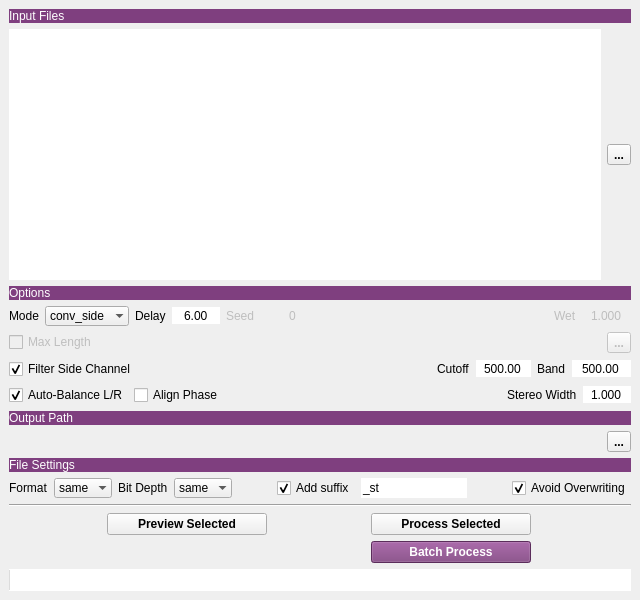
<?xml version="1.0" encoding="UTF-8"?>
<ui version="4.0">
 <class>st_tool_mw</class>
 <widget class="QMainWindow" name="st_tool_mw">
  <property name="geometry">
   <rect>
    <x>0</x>
    <y>0</y>
    <width>640</width>
    <height>600</height>
   </rect>
  </property>
  <property name="windowTitle">
   <string>Stereo Tool</string>
  </property>
  <property name="locale">
   <locale language="English" country="UnitedStates"/>
  </property>
  <widget class="QWidget" name="centralwidget">
   <layout class="QVBoxLayout" name="verticalLayout">
    <item>
     <widget class="QLabel" name="files_title_l">
      <property name="sizePolicy">
       <sizepolicy hsizetype="Minimum" vsizetype="Fixed">
        <horstretch>0</horstretch>
        <verstretch>0</verstretch>
       </sizepolicy>
      </property>
      <property name="minimumSize">
       <size>
        <width>64</width>
        <height>0</height>
       </size>
      </property>
      <property name="styleSheet">
       <string notr="true">background-color: rgb(127, 63, 127);
color: rgb(255, 255, 255);</string>
      </property>
      <property name="text">
       <string>Input Files</string>
      </property>
     </widget>
    </item>
    <item>
     <layout class="QHBoxLayout" name="files_lyt">
      <item>
       <widget class="QListWidget" name="files_lw">
        <property name="toolTip">
         <string>Drag and drop files or directories
Right click for context actions
Double-click to play</string>
        </property>
        <property name="frameShape">
         <enum>QFrame::NoFrame</enum>
        </property>
        <property name="dragDropMode">
         <enum>QAbstractItemView::DropOnly</enum>
        </property>
        <property name="selectionMode">
         <enum>QAbstractItemView::ExtendedSelection</enum>
        </property>
       </widget>
      </item>
      <item>
       <widget class="QToolButton" name="set_files_tb">
        <property name="font">
         <font>
          <weight>75</weight>
          <bold>true</bold>
         </font>
        </property>
        <property name="toolTip">
         <string>Set files to process</string>
        </property>
        <property name="text">
         <string>...</string>
        </property>
       </widget>
      </item>
     </layout>
    </item>
    <item>
     <widget class="QLabel" name="options_title_l">
      <property name="sizePolicy">
       <sizepolicy hsizetype="Minimum" vsizetype="Fixed">
        <horstretch>0</horstretch>
        <verstretch>0</verstretch>
       </sizepolicy>
      </property>
      <property name="minimumSize">
       <size>
        <width>64</width>
        <height>0</height>
       </size>
      </property>
      <property name="styleSheet">
       <string notr="true">background-color: rgb(127, 63, 127);
color: rgb(255, 255, 255);</string>
      </property>
      <property name="text">
       <string>Options</string>
      </property>
     </widget>
    </item>
    <item>
     <layout class="QHBoxLayout" name="st_mode_lyt">
      <item>
       <widget class="QLabel" name="mode_l">
        <property name="text">
         <string>Mode</string>
        </property>
       </widget>
      </item>
      <item>
       <widget class="QComboBox" name="st_mode_cmb">
        <property name="sizePolicy">
         <sizepolicy hsizetype="Minimum" vsizetype="Fixed">
          <horstretch>0</horstretch>
          <verstretch>0</verstretch>
         </sizepolicy>
        </property>
        <property name="toolTip">
         <string>Mode used to for pseudo-stereo effect

'haas'	apply delay to side channel
'velvet'	convolve side channel with a velvet noise with increasing delay between impulses (typically weaker than haas)
'convolve'	apply a stereo imaging impulse response
'conv_side'	convolve the side channel using the side channel of an impulse response (default)

NOTE: 'haas' and 'velvet' modes are inspired by Ozone Stereo Imager module and behave roughly the same</string>
        </property>
        <property name="currentIndex">
         <number>3</number>
        </property>
        <property name="frame">
         <bool>false</bool>
        </property>
        <item>
         <property name="text">
          <string>haas</string>
         </property>
        </item>
        <item>
         <property name="text">
          <string>velvet</string>
         </property>
        </item>
        <item>
         <property name="text">
          <string>convolve</string>
         </property>
        </item>
        <item>
         <property name="text">
          <string>conv_side</string>
         </property>
        </item>
       </widget>
      </item>
      <item>
       <widget class="QLabel" name="delay_l">
        <property name="text">
         <string>Delay</string>
        </property>
       </widget>
      </item>
      <item>
       <widget class="QDoubleSpinBox" name="delay_dsb">
        <property name="minimumSize">
         <size>
          <width>48</width>
          <height>0</height>
         </size>
        </property>
        <property name="toolTip">
         <string>Pseudo-Stereo delay in in ms</string>
        </property>
        <property name="frame">
         <bool>false</bool>
        </property>
        <property name="alignment">
         <set>Qt::AlignCenter</set>
        </property>
        <property name="buttonSymbols">
         <enum>QAbstractSpinBox::NoButtons</enum>
        </property>
        <property name="maximum">
         <double>30.000000000000000</double>
        </property>
        <property name="value">
         <double>6.000000000000000</double>
        </property>
       </widget>
      </item>
      <item>
       <widget class="QLabel" name="seed_l">
        <property name="enabled">
         <bool>false</bool>
        </property>
        <property name="text">
         <string>Seed</string>
        </property>
       </widget>
      </item>
      <item>
       <widget class="QSpinBox" name="seed_sb">
        <property name="enabled">
         <bool>false</bool>
        </property>
        <property name="minimumSize">
         <size>
          <width>64</width>
          <height>0</height>
         </size>
        </property>
        <property name="toolTip">
         <string>Velvet noise seed (-1 to randomize for each file)</string>
        </property>
        <property name="frame">
         <bool>false</bool>
        </property>
        <property name="alignment">
         <set>Qt::AlignCenter</set>
        </property>
        <property name="buttonSymbols">
         <enum>QAbstractSpinBox::NoButtons</enum>
        </property>
        <property name="minimum">
         <number>-1</number>
        </property>
        <property name="maximum">
         <number>99999</number>
        </property>
        <property name="value">
         <number>0</number>
        </property>
       </widget>
      </item>
      <item>
       <spacer name="horizontalSpacer_3">
        <property name="orientation">
         <enum>Qt::Horizontal</enum>
        </property>
        <property name="sizeHint" stdset="0">
         <size>
          <width>40</width>
          <height>20</height>
         </size>
        </property>
       </spacer>
      </item>
      <item>
       <widget class="QLabel" name="wet_l">
        <property name="enabled">
         <bool>false</bool>
        </property>
        <property name="text">
         <string>Wet</string>
        </property>
       </widget>
      </item>
      <item>
       <widget class="QDoubleSpinBox" name="wet_dsb">
        <property name="enabled">
         <bool>false</bool>
        </property>
        <property name="minimumSize">
         <size>
          <width>48</width>
          <height>0</height>
         </size>
        </property>
        <property name="toolTip">
         <string>Convolution effect wet level

TIP : Reduce wetness then increase (compensate) stereo width
to benefit from enhanced stereo but with reduced hall/room effect</string>
        </property>
        <property name="frame">
         <bool>false</bool>
        </property>
        <property name="alignment">
         <set>Qt::AlignCenter</set>
        </property>
        <property name="buttonSymbols">
         <enum>QAbstractSpinBox::NoButtons</enum>
        </property>
        <property name="decimals">
         <number>3</number>
        </property>
        <property name="maximum">
         <double>1.000000000000000</double>
        </property>
        <property name="singleStep">
         <double>0.100000000000000</double>
        </property>
        <property name="value">
         <double>1.000000000000000</double>
        </property>
       </widget>
      </item>
     </layout>
    </item>
    <item>
     <layout class="QHBoxLayout" name="ir_path_lyt">
      <item>
       <widget class="QCheckBox" name="mxlen_cb">
        <property name="enabled">
         <bool>false</bool>
        </property>
        <property name="sizePolicy">
         <sizepolicy hsizetype="Fixed" vsizetype="Fixed">
          <horstretch>0</horstretch>
          <verstretch>0</verstretch>
         </sizepolicy>
        </property>
        <property name="toolTip">
         <string>Extend length so convolution tail is not cut</string>
        </property>
        <property name="text">
         <string>Max Length</string>
        </property>
       </widget>
      </item>
      <item>
       <widget class="QLabel" name="ir_path_l">
        <property name="enabled">
         <bool>false</bool>
        </property>
        <property name="sizePolicy">
         <sizepolicy hsizetype="Expanding" vsizetype="Preferred">
          <horstretch>0</horstretch>
          <verstretch>0</verstretch>
         </sizepolicy>
        </property>
        <property name="toolTip">
         <string>Path to IR used for 'convolve' and 'conv_side' modes

Right click to choose between provided dolby headphones IR
DH1 is designed to sound as a home theater setup (average effect)
DH2 is designed to sound like a medium-sized room (more subtle effect)
DH3 sounds like a large theater (strongest effect)</string>
        </property>
        <property name="text">
         <string/>
        </property>
       </widget>
      </item>
      <item>
       <widget class="QToolButton" name="set_ir_path_tb">
        <property name="enabled">
         <bool>false</bool>
        </property>
        <property name="font">
         <font>
          <weight>75</weight>
          <bold>true</bold>
         </font>
        </property>
        <property name="toolTip">
         <string>Set IR to use for convolution</string>
        </property>
        <property name="text">
         <string>...</string>
        </property>
       </widget>
      </item>
     </layout>
    </item>
    <item>
     <layout class="QHBoxLayout" name="filter_side_lyt">
      <item>
       <widget class="QCheckBox" name="filter_side_cb">
        <property name="toolTip">
         <string>Filter side channel
High pass to remove stereo effect in bass range (Band &gt; 0)
Low pass to tighten stereo effect (Band &lt; 0)</string>
        </property>
        <property name="text">
         <string>Filter Side Channel</string>
        </property>
        <property name="checked">
         <bool>true</bool>
        </property>
       </widget>
      </item>
      <item>
       <spacer name="horizontalSpacer">
        <property name="orientation">
         <enum>Qt::Horizontal</enum>
        </property>
        <property name="sizeHint" stdset="0">
         <size>
          <width>40</width>
          <height>20</height>
         </size>
        </property>
       </spacer>
      </item>
      <item>
       <widget class="QWidget" name="filter_side_wid" native="true">
        <layout class="QHBoxLayout" name="horizontalLayout_7">
         <property name="leftMargin">
          <number>0</number>
         </property>
         <property name="topMargin">
          <number>0</number>
         </property>
         <property name="rightMargin">
          <number>0</number>
         </property>
         <property name="bottomMargin">
          <number>0</number>
         </property>
         <item>
          <widget class="QLabel" name="cutoff_l">
           <property name="text">
            <string>Cutoff</string>
           </property>
          </widget>
         </item>
         <item>
          <widget class="QDoubleSpinBox" name="cutoff_dsb">
           <property name="minimumSize">
            <size>
             <width>48</width>
             <height>0</height>
            </size>
           </property>
           <property name="toolTip">
            <string>Cutoff frequency</string>
           </property>
           <property name="frame">
            <bool>false</bool>
           </property>
           <property name="alignment">
            <set>Qt::AlignCenter</set>
           </property>
           <property name="buttonSymbols">
            <enum>QAbstractSpinBox::NoButtons</enum>
           </property>
           <property name="maximum">
            <double>20000.000000000000000</double>
           </property>
           <property name="value">
            <double>500.000000000000000</double>
           </property>
          </widget>
         </item>
         <item>
          <widget class="QLabel" name="band_l">
           <property name="text">
            <string>Band</string>
           </property>
          </widget>
         </item>
         <item>
          <widget class="QDoubleSpinBox" name="band_dsb">
           <property name="minimumSize">
            <size>
             <width>48</width>
             <height>0</height>
            </size>
           </property>
           <property name="toolTip">
            <string>Transition band width
Positive : High pass filter
Negative : Low pass filter</string>
           </property>
           <property name="frame">
            <bool>false</bool>
           </property>
           <property name="alignment">
            <set>Qt::AlignCenter</set>
           </property>
           <property name="buttonSymbols">
            <enum>QAbstractSpinBox::NoButtons</enum>
           </property>
           <property name="minimum">
            <double>-20000.000000000000000</double>
           </property>
           <property name="maximum">
            <double>20000.000000000000000</double>
           </property>
           <property name="value">
            <double>500.000000000000000</double>
           </property>
          </widget>
         </item>
        </layout>
       </widget>
      </item>
     </layout>
    </item>
    <item>
     <layout class="QHBoxLayout" name="balance_lyt">
      <item>
       <widget class="QWidget" name="balance_wid" native="true">
        <layout class="QHBoxLayout" name="horizontalLayout">
         <property name="leftMargin">
          <number>0</number>
         </property>
         <property name="topMargin">
          <number>0</number>
         </property>
         <property name="rightMargin">
          <number>0</number>
         </property>
         <property name="bottomMargin">
          <number>0</number>
         </property>
         <item>
          <widget class="QCheckBox" name="balance_cb">
           <property name="toolTip">
            <string>Rebalance left and right channel so audio feels centered
Recommanded, especially with 'velvet' mode</string>
           </property>
           <property name="text">
            <string>Auto-Balance L/R</string>
           </property>
           <property name="checked">
            <bool>true</bool>
           </property>
          </widget>
         </item>
         <item>
          <widget class="QCheckBox" name="align_phase_cb">
           <property name="toolTip">
            <string>Align phase of L/R channels
May improve centering
non-reversible</string>
           </property>
           <property name="text">
            <string>Align Phase</string>
           </property>
          </widget>
         </item>
        </layout>
       </widget>
      </item>
      <item>
       <spacer name="horizontalSpacer_5">
        <property name="orientation">
         <enum>Qt::Horizontal</enum>
        </property>
        <property name="sizeHint" stdset="0">
         <size>
          <width>40</width>
          <height>20</height>
         </size>
        </property>
       </spacer>
      </item>
      <item>
       <widget class="QLabel" name="width_l">
        <property name="text">
         <string>Stereo Width</string>
        </property>
       </widget>
      </item>
      <item>
       <widget class="QDoubleSpinBox" name="width_dsb">
        <property name="minimumSize">
         <size>
          <width>48</width>
          <height>0</height>
         </size>
        </property>
        <property name="toolTip">
         <string>Stereo Width</string>
        </property>
        <property name="frame">
         <bool>false</bool>
        </property>
        <property name="alignment">
         <set>Qt::AlignCenter</set>
        </property>
        <property name="buttonSymbols">
         <enum>QAbstractSpinBox::NoButtons</enum>
        </property>
        <property name="decimals">
         <number>3</number>
        </property>
        <property name="maximum">
         <double>8.000000000000000</double>
        </property>
        <property name="singleStep">
         <double>0.100000000000000</double>
        </property>
        <property name="value">
         <double>1.000000000000000</double>
        </property>
       </widget>
      </item>
     </layout>
    </item>
    <item>
     <widget class="QLabel" name="output_path_title_l">
      <property name="sizePolicy">
       <sizepolicy hsizetype="Minimum" vsizetype="Fixed">
        <horstretch>0</horstretch>
        <verstretch>0</verstretch>
       </sizepolicy>
      </property>
      <property name="minimumSize">
       <size>
        <width>64</width>
        <height>0</height>
       </size>
      </property>
      <property name="styleSheet">
       <string notr="true">background-color: rgb(127, 63, 127);
color: rgb(255, 255, 255);</string>
      </property>
      <property name="text">
       <string>Output Path</string>
      </property>
     </widget>
    </item>
    <item>
     <layout class="QHBoxLayout" name="output_path_lyt">
      <item>
       <widget class="QLabel" name="output_path_l">
        <property name="sizePolicy">
         <sizepolicy hsizetype="Minimum" vsizetype="Fixed">
          <horstretch>0</horstretch>
          <verstretch>0</verstretch>
         </sizepolicy>
        </property>
        <property name="text">
         <string/>
        </property>
       </widget>
      </item>
      <item>
       <widget class="QToolButton" name="set_output_path_tb">
        <property name="font">
         <font>
          <weight>75</weight>
          <bold>true</bold>
         </font>
        </property>
        <property name="toolTip">
         <string>Set output path
Process files in their respective directory if empty</string>
        </property>
        <property name="text">
         <string>...</string>
        </property>
       </widget>
      </item>
     </layout>
    </item>
    <item>
     <widget class="QLabel" name="settings_title_l">
      <property name="sizePolicy">
       <sizepolicy hsizetype="Minimum" vsizetype="Fixed">
        <horstretch>0</horstretch>
        <verstretch>0</verstretch>
       </sizepolicy>
      </property>
      <property name="minimumSize">
       <size>
        <width>64</width>
        <height>0</height>
       </size>
      </property>
      <property name="styleSheet">
       <string notr="true">background-color: rgb(127, 63, 127);
color: rgb(255, 255, 255);</string>
      </property>
      <property name="text">
       <string>File Settings</string>
      </property>
     </widget>
    </item>
    <item>
     <layout class="QHBoxLayout" name="file_settings_lyt">
      <item>
       <widget class="QLabel" name="label_2">
        <property name="sizePolicy">
         <sizepolicy hsizetype="Preferred" vsizetype="Fixed">
          <horstretch>0</horstretch>
          <verstretch>0</verstretch>
         </sizepolicy>
        </property>
        <property name="text">
         <string>Format</string>
        </property>
       </widget>
      </item>
      <item>
       <widget class="QComboBox" name="format_cmb">
        <property name="sizePolicy">
         <sizepolicy hsizetype="Minimum" vsizetype="Fixed">
          <horstretch>0</horstretch>
          <verstretch>0</verstretch>
         </sizepolicy>
        </property>
        <property name="toolTip">
         <string>flac only allows integer format up to 24 bits
Use wav for 32 bits float</string>
        </property>
        <property name="currentIndex">
         <number>0</number>
        </property>
        <property name="frame">
         <bool>false</bool>
        </property>
        <item>
         <property name="text">
          <string>same</string>
         </property>
        </item>
        <item>
         <property name="text">
          <string>wav</string>
         </property>
        </item>
        <item>
         <property name="text">
          <string>flac</string>
         </property>
        </item>
       </widget>
      </item>
      <item>
       <widget class="QLabel" name="bd_l">
        <property name="sizePolicy">
         <sizepolicy hsizetype="Fixed" vsizetype="Fixed">
          <horstretch>0</horstretch>
          <verstretch>0</verstretch>
         </sizepolicy>
        </property>
        <property name="text">
         <string>Bit Depth</string>
        </property>
       </widget>
      </item>
      <item>
       <widget class="QComboBox" name="bitdepth_cmb">
        <property name="sizePolicy">
         <sizepolicy hsizetype="Minimum" vsizetype="Fixed">
          <horstretch>0</horstretch>
          <verstretch>0</verstretch>
         </sizepolicy>
        </property>
        <property name="currentIndex">
         <number>0</number>
        </property>
        <property name="frame">
         <bool>false</bool>
        </property>
        <item>
         <property name="text">
          <string>same</string>
         </property>
        </item>
        <item>
         <property name="text">
          <string>16</string>
         </property>
        </item>
        <item>
         <property name="text">
          <string>24</string>
         </property>
        </item>
        <item>
         <property name="text">
          <string>32</string>
         </property>
        </item>
       </widget>
      </item>
      <item>
       <spacer name="horizontalSpacer_2">
        <property name="orientation">
         <enum>Qt::Horizontal</enum>
        </property>
        <property name="sizeHint" stdset="0">
         <size>
          <width>40</width>
          <height>20</height>
         </size>
        </property>
       </spacer>
      </item>
      <item>
       <widget class="QCheckBox" name="add_suffix_cb">
        <property name="sizePolicy">
         <sizepolicy hsizetype="Fixed" vsizetype="Fixed">
          <horstretch>0</horstretch>
          <verstretch>0</verstretch>
         </sizepolicy>
        </property>
        <property name="text">
         <string>Add suffix</string>
        </property>
        <property name="checked">
         <bool>true</bool>
        </property>
       </widget>
      </item>
      <item>
       <widget class="QLineEdit" name="suffix_le">
        <property name="sizePolicy">
         <sizepolicy hsizetype="Fixed" vsizetype="Fixed">
          <horstretch>0</horstretch>
          <verstretch>0</verstretch>
         </sizepolicy>
        </property>
        <property name="toolTip">
         <string>Suffix added to the base name</string>
        </property>
        <property name="text">
         <string>_st</string>
        </property>
        <property name="maxLength">
         <number>16</number>
        </property>
        <property name="frame">
         <bool>false</bool>
        </property>
       </widget>
      </item>
      <item>
       <spacer name="horizontalSpacer_4">
        <property name="orientation">
         <enum>Qt::Horizontal</enum>
        </property>
        <property name="sizeHint" stdset="0">
         <size>
          <width>40</width>
          <height>20</height>
         </size>
        </property>
       </spacer>
      </item>
      <item>
       <widget class="QCheckBox" name="no_overwriting_cb">
        <property name="toolTip">
         <string>Avoid overwriting original files by moving them to a backup directory</string>
        </property>
        <property name="text">
         <string>Avoid Overwriting</string>
        </property>
        <property name="checked">
         <bool>true</bool>
        </property>
       </widget>
      </item>
     </layout>
    </item>
    <item>
     <widget class="Line" name="line">
      <property name="orientation">
       <enum>Qt::Horizontal</enum>
      </property>
     </widget>
    </item>
    <item>
     <layout class="QGridLayout" name="buttons_lyt">
      <item row="0" column="1">
       <widget class="QPushButton" name="process_sel_pb">
        <property name="sizePolicy">
         <sizepolicy hsizetype="Fixed" vsizetype="Fixed">
          <horstretch>0</horstretch>
          <verstretch>0</verstretch>
         </sizepolicy>
        </property>
        <property name="minimumSize">
         <size>
          <width>160</width>
          <height>0</height>
         </size>
        </property>
        <property name="font">
         <font>
          <weight>75</weight>
          <bold>true</bold>
         </font>
        </property>
        <property name="toolTip">
         <string>Process selected item(s) with current settings</string>
        </property>
        <property name="text">
         <string>Process Selected</string>
        </property>
       </widget>
      </item>
      <item row="0" column="0">
       <widget class="QPushButton" name="preview_pb">
        <property name="sizePolicy">
         <sizepolicy hsizetype="Fixed" vsizetype="Fixed">
          <horstretch>0</horstretch>
          <verstretch>0</verstretch>
         </sizepolicy>
        </property>
        <property name="minimumSize">
         <size>
          <width>160</width>
          <height>0</height>
         </size>
        </property>
        <property name="font">
         <font>
          <weight>75</weight>
          <bold>true</bold>
         </font>
        </property>
        <property name="toolTip">
         <string>Apply current settings to selected item
and play the result without writing anything</string>
        </property>
        <property name="text">
         <string>Preview Selected</string>
        </property>
       </widget>
      </item>
      <item row="1" column="1">
       <widget class="QPushButton" name="process_pb">
        <property name="sizePolicy">
         <sizepolicy hsizetype="Fixed" vsizetype="Fixed">
          <horstretch>0</horstretch>
          <verstretch>0</verstretch>
         </sizepolicy>
        </property>
        <property name="minimumSize">
         <size>
          <width>160</width>
          <height>0</height>
         </size>
        </property>
        <property name="font">
         <font>
          <weight>75</weight>
          <bold>true</bold>
         </font>
        </property>
        <property name="toolTip">
         <string>Process all input files with current settings</string>
        </property>
        <property name="styleSheet">
         <string notr="true">QPushButton{background-color: rgb(127, 63, 127);
color: rgb(255, 255, 255);}</string>
        </property>
        <property name="text">
         <string>Batch Process</string>
        </property>
        <property name="default">
         <bool>false</bool>
        </property>
       </widget>
      </item>
     </layout>
    </item>
    <item>
     <widget class="QProgressBar" name="progress_pb">
      <property name="styleSheet">
       <string notr="true">QProgressBar{border: none;}</string>
      </property>
      <property name="value">
       <number>0</number>
      </property>
      <property name="alignment">
       <set>Qt::AlignCenter</set>
      </property>
      <property name="textVisible">
       <bool>false</bool>
      </property>
      <property name="format">
       <string notr="true"/>
      </property>
     </widget>
    </item>
   </layout>
  </widget>
 </widget>
 <resources/>
 <connections/>
</ui>
